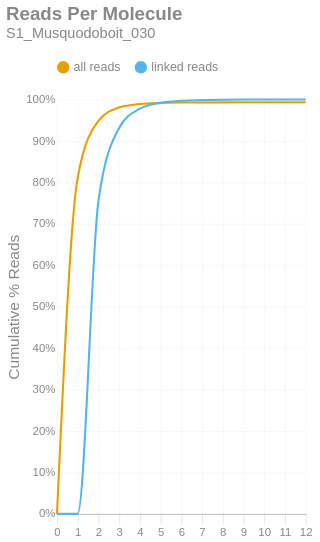

The cell this chart's notebook holds for it:
### Markdown cell above
### Reads per Molecule
This chart shows the cumulative distribution of the number of reads per linked molecule. That is, how many alignments are associated with a unique molecule. This excludes the number of reads associated with invalid or absent linked-read barcodes. The `linked` histogram is the percentages recalculated when disregarding singletons.

### Code cell
if SKIPLR:
    print_html(f"Skipped")
else:
    counts = np.bincount(valids['reads'].cast(pl.Int64).to_numpy())
    weighted = counts * np.arange(len(counts))
    all_perc = weighted / n_reads
    linked_perc = weighted / n_linked_reads
    linked_perc[1] = 0
    binned_df = pl.DataFrame({
        'readsper': list(range(len(counts))),
        'all reads (cumsum)': np.cumsum(all_perc).tolist(),
        'linked reads (cumsum)': np.cumsum(linked_perc).tolist(),
    })

    with SafeRender(binned_df):
        (
            density_plot(binned_df, 'Reads Per Molecule', samplename, 'readspmol')
            .encode(
                x=alt.X('readsper:O', title=None).axis(labelAngle=0).scale(padding=0),
                y=alt.Y('value:Q', title='Cumulative % Reads').axis(format='%').stack(False),
                color=alt.Color("key:N").scale(domain=["all reads", "linked reads"]),
                tooltip=[
                    alt.Tooltip("key:N", title="Data Type"),
                    alt.Tooltip("readsper:O", title="Reads Per Molecule"),
                    alt.Tooltip("value:Q", format=".2%", title="% Reads (Cum.)")
                ]            
            )
        ).display()

### Figure 1 — Vega-Lite specification as saved in the notebook (floating-point values rounded to 4 significant figures)
{"width": "container", "height": 400, "config": {"title": {"anchor": "start", "dy": -15, "fontSize": 18, "color": "#888888", "subtitleColor": "#888888", "subtitleFontSize": 14}, "arc": {"fill": "#0072B2"}, "axis": {"domainColor": "#888888", "domainWidth": 0.5, "gridWidth": 0.2, "grid": false, "titleFontWeight": 400, "titleFontSize": 15, "labelFontSize": 11, "labelColor": "#888888", "tickColor": "#888888", "tickWidth": 0.2, "titleColor": "#888888"}, "axisBand": {"grid": false}, "axisX": {"grid": true, "tickSize": 10, "domainCap": "round"}, "axisY": {"domain": false, "grid": true, "tickSize": 0, "domainCap": "round"}, "background": "transparent", "header": {"labelFontSize": 15, "labelColor": "#888888", "titleFontSize": 15, "titleFontWeight": 600, "titleColor": "#888888"}, "legend": {"labelFont": "sans-serif", "labelFontSize": 12, "labelColor": "#888888", "symbolSize": 100, "symbolType": "circle", "titleFontSize": 12, "titlePadding": 10, "titleColor": "#888888", "title": null, "orient": "top"}, "range": {"category": ["#E69F00", "#56B4E9", "#009E73", "#F0E442", "#0072B2", "#D55E00", "#CC79A7", "#000000"], "diverging": ["#cfe8f3", "#a2d4ec", "#73bfe2", "#46abdb", "#1696d2", "#12719e"]}, "area": {"fill": "#0072B2", "fillOpacity": 0.7, "line": true, "strokeOpacity": 0.7}, "line": {"color": "#0072B2", "stroke": "#0072B2", "strokeWidth": 2}, "trail": {"color": "#0072B2", "stroke": "#0072B2", "strokeWidth": 0, "size": 1}, "point": {"filled": true, "fillOpacity": 1.0, "size": 95}, "text": {"color": "#888888", "fontSize": 11, "align": "right", "fontWeight": 400, "size": 11}, "bar": {"fill": "#0072B2", "stroke": null}, "view": {"stroke": null, "continuousWidth": 660, "continuousHeight": 400}}, "data": {"name": "data-a925da9798b7485d33e34b92d61a99e9"}, "mark": {"type": "line", "interpolate": "monotone", "point": {"opacity": 0, "size": 275}}, "encoding": {"color": {"field": "key", "scale": {"domain": ["all reads", "linked reads"]}, "type": "nominal"}, "tooltip": [{"field": "key", "title": "Data Type", "type": "nominal"}, {"field": "readsper", "title": "Reads Per Molecule", "type": "ordinal"}, {"field": "value", "format": ".2%", "title": "% Reads (Cum.)", "type": "quantitative"}], "x": {"axis": {"labelAngle": 0}, "field": "readsper", "scale": {"padding": 0}, "title": null, "type": "ordinal"}, "y": {"axis": {"format": "%"}, "field": "value", "stack": false, "title": "Cumulative % Reads", "type": "quantitative"}}, "params": [{"name": "param_c36ac31b6afebe62", "select": {"type": "point", "fields": ["key"]}, "bind": "legend"}], "title": {"text": "Reads Per Molecule", "subtitle": "S1_Musquodoboit_030"}, "transform": [{"fold": ["all reads (cumsum)", "linked reads (cumsum)"]}, {"calculate": "replace(datum.key, ' (cumsum)', '')", "as": "key"}, {"filter": {"param": "param_c36ac31b6afebe62"}}], "usermeta": {"embedOptions": {"downloadFileName": "S1_Musquodoboit_030.readspmol"}}, "$schema": "https://vega.github.io/schema/vega-lite/v6.1.0.json", "datasets": {"data-a925da9798b7485d33e34b92d61a99e9": [{"readsper": 0, "all reads (cumsum)": 0.0, "linked reads (cumsum)": 0.0}, {"readsper": 1, "all reads (cumsum)": 0.8113, "linked reads (cumsum)": 0.0}, {"readsper": 2, "all reads (cumsum)": 0.9486, "linked reads (cumsum)": 0.7549}, {"readsper": 3, "all reads (cumsum)": 0.9806, "linked reads (cumsum)": 0.9313}, {"readsper": 4, "all reads (cumsum)": 0.9891, "linked reads (cumsum)": 0.9776}, {"readsper": 5, "all reads (cumsum)": 0.9916, "linked reads (cumsum)": 0.9918}, {"readsper": 6, "all reads (cumsum)": 0.9925, "linked reads (cumsum)": 0.9967}, {"readsper": 7, "all reads (cumsum)": 0.9928, "linked reads (cumsum)": 0.9984}, {"readsper": 8, "all reads (cumsum)": 0.993, "linked reads (cumsum)": 0.9993}, {"readsper": 9, "all reads (cumsum)": 0.9931, "linked reads (cumsum)": 0.9998}, {"readsper": 10, "all reads (cumsum)": 0.9931, "linked reads (cumsum)": 0.9999}, {"readsper": 11, "all reads (cumsum)": 0.9931, "linked reads (cumsum)": 1.0}, {"readsper": 12, "all reads (cumsum)": 0.9931, "linked reads (cumsum)": 1.0}]}}
